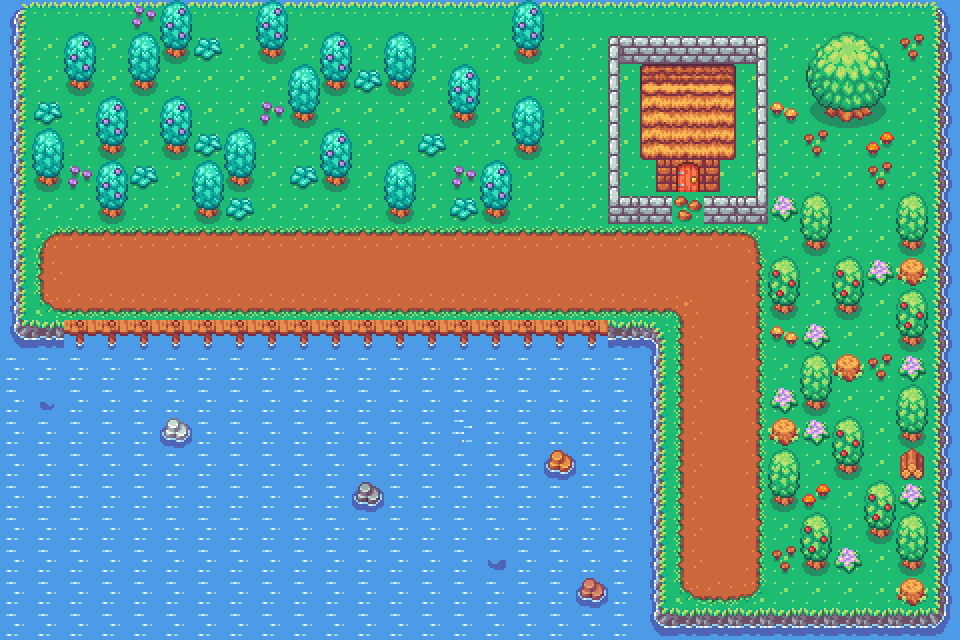

The image is a tile-based game level rendered from a .tmx file. Its description and source (layers, tilesets, objects; grid data summarised) follow:
An orthogonal 30x20 tile map with 32x32 px tiles, 5 tile layers (eau, floor, trees, house, ...), 3 tilesets.

<map version="1.10" tiledversion="1.10.2" orientation="orthogonal" renderorder="right-down" width="30" height="20" tilewidth="32" tileheight="32" infinite="0" nextlayerid="7" nextobjectid="1">
 <tileset firstgid="1" source="tilesBase.tsx" />
 <tileset firstgid="726" source="toitBase.tsx" />
 <tileset firstgid="2058" source="Animated.tsx" />
 <layer id="1" name="eau" width="30" height="20">
  <data>[600 cells, 600 non-empty, 11 distinct tile ids]</data>
 </layer>
 <layer id="2" name="floor" width="30" height="20">
  <data>[600 cells, 420 non-empty, 22 distinct tile ids]</data>
 </layer>
 <layer id="4" name="trees" width="30" height="20">
  <data>[600 cells, 83 non-empty, 23 distinct tile ids]</data>
 </layer>
 <layer id="5" name="house" width="30" height="20">
  <data>[600 cells, 21 non-empty, 11 distinct tile ids]</data>
 </layer>
 <layer id="6" name="roof" width="30" height="20">
  <data>[600 cells, 40 non-empty, 13 distinct tile ids]</data>
 </layer>
</map>
